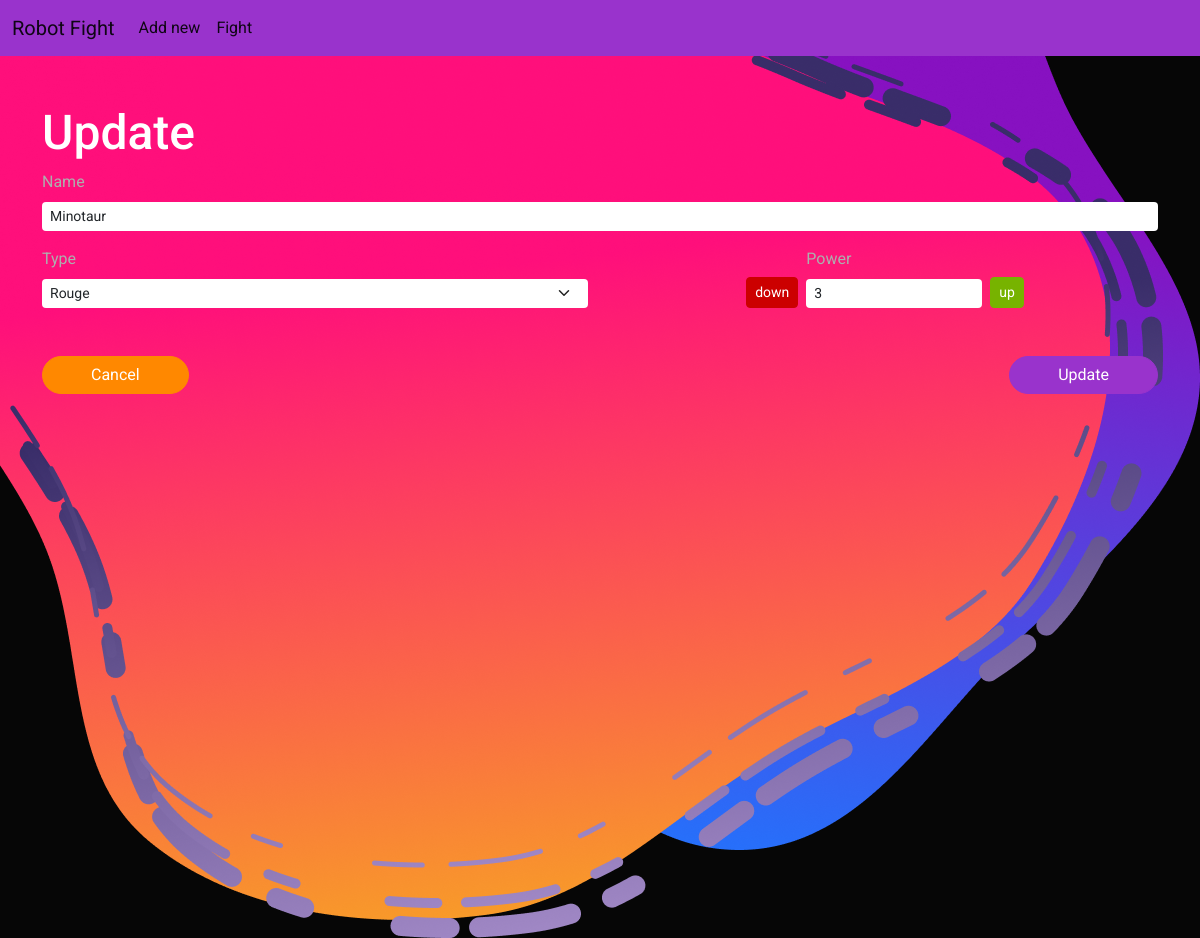
The page /edit.php?id=1 on the database its author committed.
### tables this page shows
CREATE TABLE `robots` (
  `id` int(11) NOT NULL,
  `name` varchar(100) DEFAULT NULL,
  `type` set('brawler','rouge','assault') DEFAULT NULL,
  `power` int(5) NOT NULL DEFAULT '0',
  `created_at` datetime NOT NULL DEFAULT CURRENT_TIMESTAMP,
  `updated_at` datetime NOT NULL DEFAULT CURRENT_TIMESTAMP ON UPDATE CURRENT_TIMESTAMP
);

### edit.php (the view, shortened to what this page needs)
<?
require './config/connect.php';
if(isset($_GET["id"])) {
    $id     = $_GET["id"];
    $query  = "SELECT `id`, `name`, `type`, `power`, `created_at` FROM `robots` WHERE `id` = $id ";
    $item = mysqli_fetch_object(mysqli_query($conn, $query));
}
include_once "./app/view/html/header.php";
?>
<div class="container mt-5">
    <h2>Update</h2>
    <form autocomplete="off" action="" method="post">
        <div class="mb-3">
            <label for="name" class="form-label">Name</label>
            <input
                name="name"
                type="text"
                value="<?= $item ? $item->name : "" ?>"
                class="form-control form-control-sm"
            />
        </div>
        <div class="row">
            <div class="col">
                <label for="type" class="form-label">Type</label>
                <select name="type" class="form-select form-select-sm">
                    <option
                        value="rouge"
                        <?= $item->type == "rouge" ? "selected" : "" ?>
                    >
                        Rouge
                    </option>
                </select>
            </div>
            <div class="col d-flex justify-content-center gap-2 align-items-end">
                <button
                    id="down"
                    type="button"
                    class="btn btn-sm btn-danger"
                    data-power=<?= $item ? $item->power : "" ?>
                >
                    down
                </button>
                <div>
                    <label for="power" class="form-label" >Power</label>
                    <input
                        id="power"
                        name="power"
                        type="text"
                        class="form-control form-control-sm"
                        value="<?= $item ? $item->power : "" ?>"
                        readonly
                    />
                </div>
                <button
                    id="up"
                    type="button"
                    class="btn btn-sm btn-success"
                    data-power=<?= $item ? $item->power : "" ?>
                >
                    up
                </button>
            </div>
        </div>
        <div class="row">
            <div class="col">
                <a href="./index.php" type="submit" class="btn btn-warning rounded-pill px-5 mt-5">Cancel</a>
            </div>
            <div class="col d-flex justify-content-md-end">
                <button type="submit" name="submit" class="btn btn-info rounded-pill px-5 mt-5" ">Update</button>
            </div>
        </div>
    </form>
</div>
<?
include_once "./app/view/html/header.php";
?>

### public/css/style.css (style rules this page uses)
* { margin: 0; padding: 0; box-sizing: border-box; }

### rows shown on the page
robots: name "Minotaur", type "Rouge", power "3"
